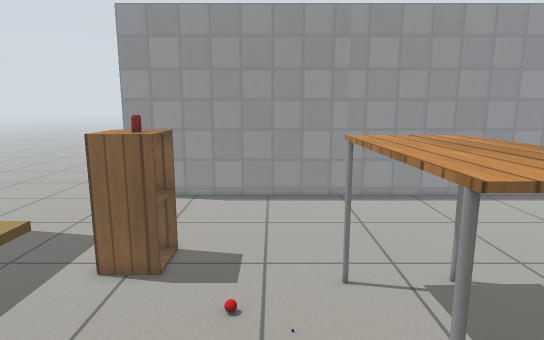
[1] (above)

17 first-person views from a walk through a robot-simulator world made for Gazebo. The camera is 1.2 m above the floor, tilts 10° down and sees 75° across. The lines on the ground mark 1 m squares. The floor is counted in squares, 0.2 m on a side. Each view is taken from the middle of a square. On the plan, view 1 faces up. The plan holds only what a view shows up to about 20 squares ahead; the rest is blank. Gazebo's built-in surfaces are drawn with simple patterns.

[2]
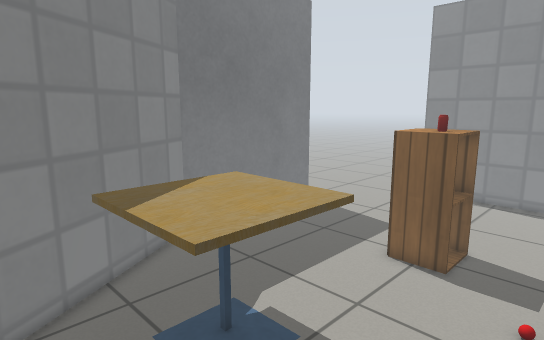

[3]
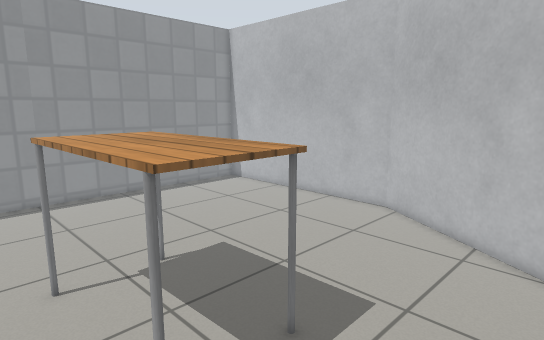

[4]
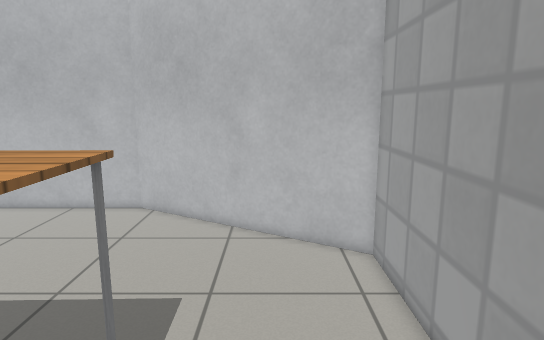

[5]
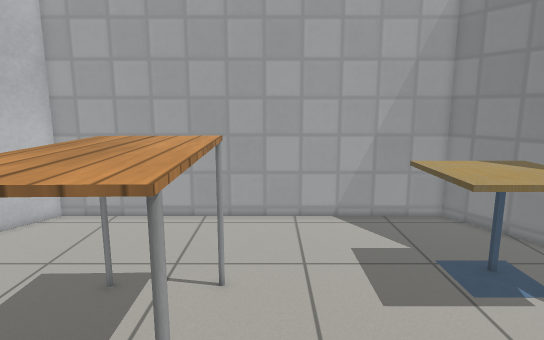

[6]
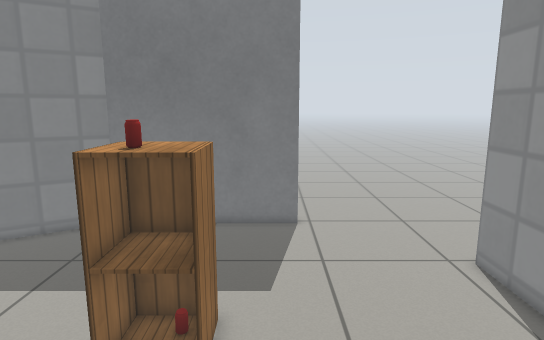

[7]
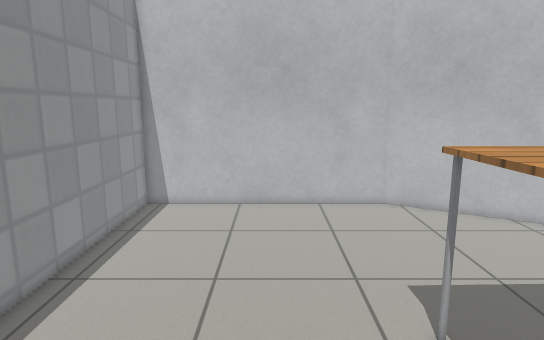

[8]
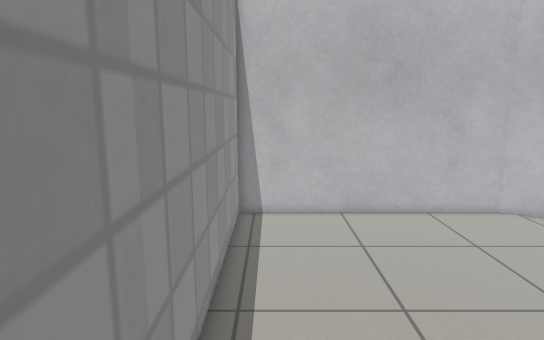

[9]
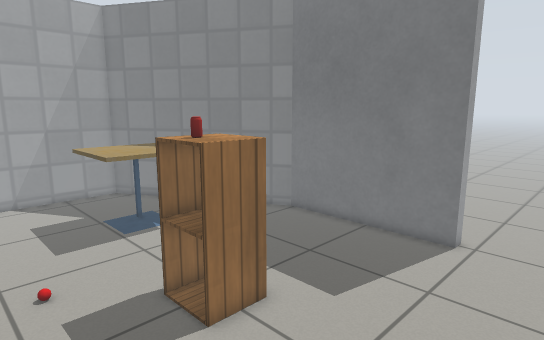

[10]
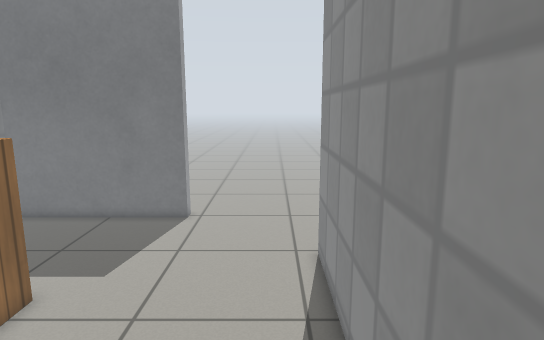

[11]
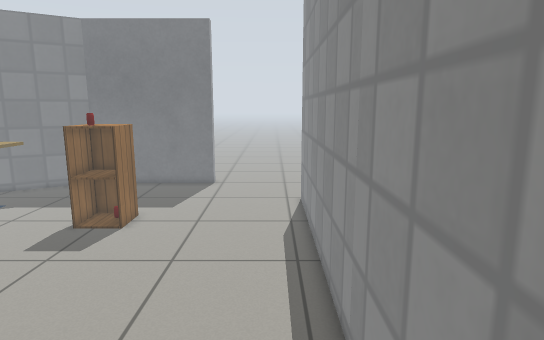

[12]
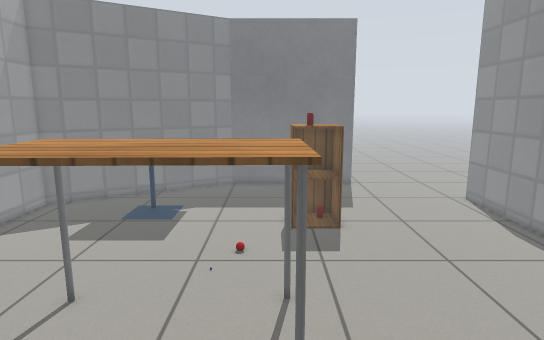

[13]
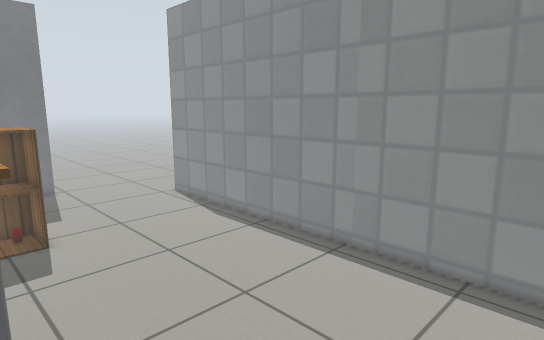

[14]
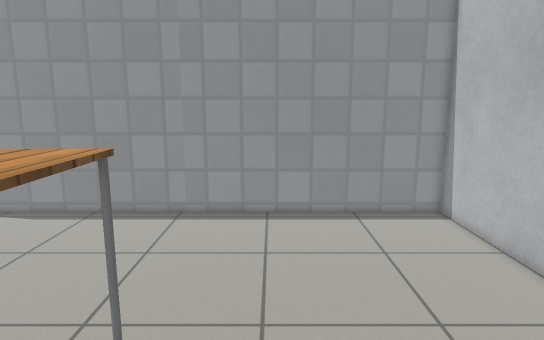

[15]
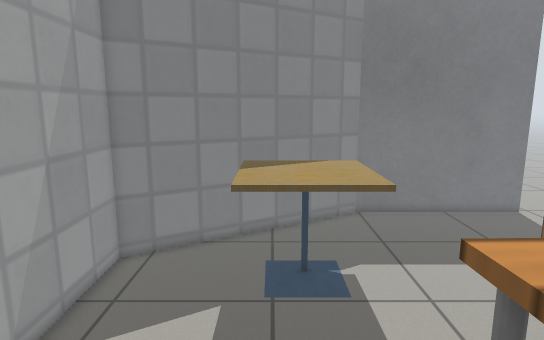

[16]
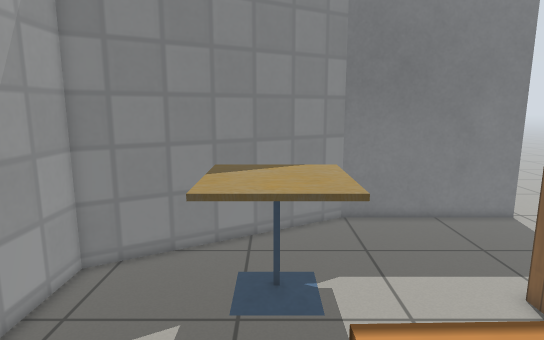

[17]
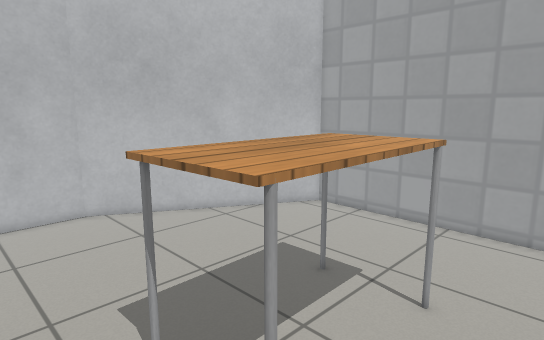

### Floor plan
Points are (right, up) in squares from view 1. A wall is a line through its corners. A room is listed if a view was taken in it or the views show most of it. See-through windows are left out.
Room 1 (views 1, 2, 3, 4, 5, 6, 7, 8, 9, 10, 11, 12, 13, 14, 15, 16, 17)
walls: (-14.8, 17.4) (-14.8, 7.8) (-8.5, -3.2) (12.8, -3.2) (19.8, 8.9) (19.8, 23.9) (-10, 23.9)
ways out: opening at (-14.2, 22.9)
objects: cafe table (-9, 2) to (-5, 6); cabinet (-6, 12) to (-4, 14); drink can (-6, 14) to (-5, 14); drink can (-5, 13); red ball (-1, 10); table (3, 5) to (6, 12)

Where each view was taken, in squares from view 1:
view 1: 0 up, 0 right, facing up
view 2: 1 down, 0 right, facing up-left
view 3: 1 down, 0 right, facing up-right
view 4: 1 up, 1 left, facing right
view 5: 16 up, 1 right, facing down
view 6: 16 up, 3 right, facing left
view 7: 16 up, 2 left, facing right
view 8: 22 up, 0 right, facing right
view 9: 22 up, 1 right, facing down-left
view 10: 22 up, 4 right, facing left
view 11: 22 up, 13 right, facing left
view 12: 11 up, 13 right, facing left
view 13: 11 up, 13 right, facing up-left
view 14: 4 up, 10 right, facing up
view 15: 3 up, 5 right, facing left
view 16: 4 up, 4 right, facing left
view 17: 15 up, 1 left, facing down-right
